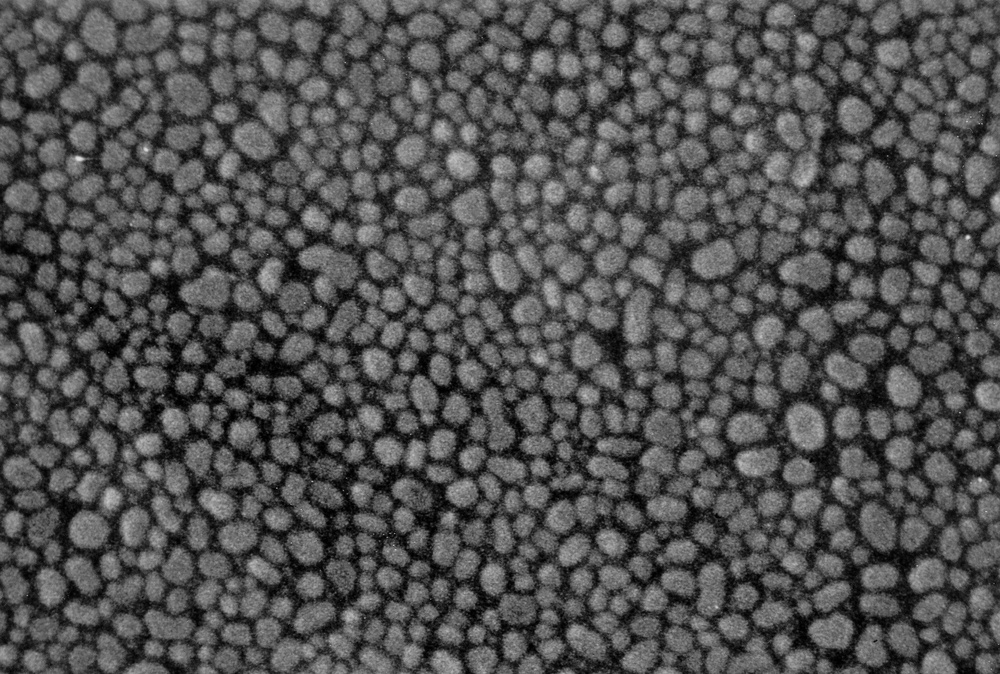
%> input picture pomble.jpg, 1000 x 674 px, shrunk from 2671 x 1800 before the run
$ octave Bomble1.m   (GNU Octave 9; MATLAB toolbox functions it lacks are replaced by stand-ins)
%> lines starting %> are read from the running program, lines starting %| are printed output that depends on the picture; in (x1, y1, x2, y2) boxes, pixels count from 0 and x2, y2 are one past the last pixel; in counts of white or black regions, pixels touching at a corner belong together; the program's own positions count from 1
clear
cla
clf
clc


a=imread('pomble.jpg');
%> a is the input picture: size 674x1000 uint8; min 0, max 224, mean 80.3
%b=img2bw(a,50);
b=imadjust(a,[15/255, 120/255]);
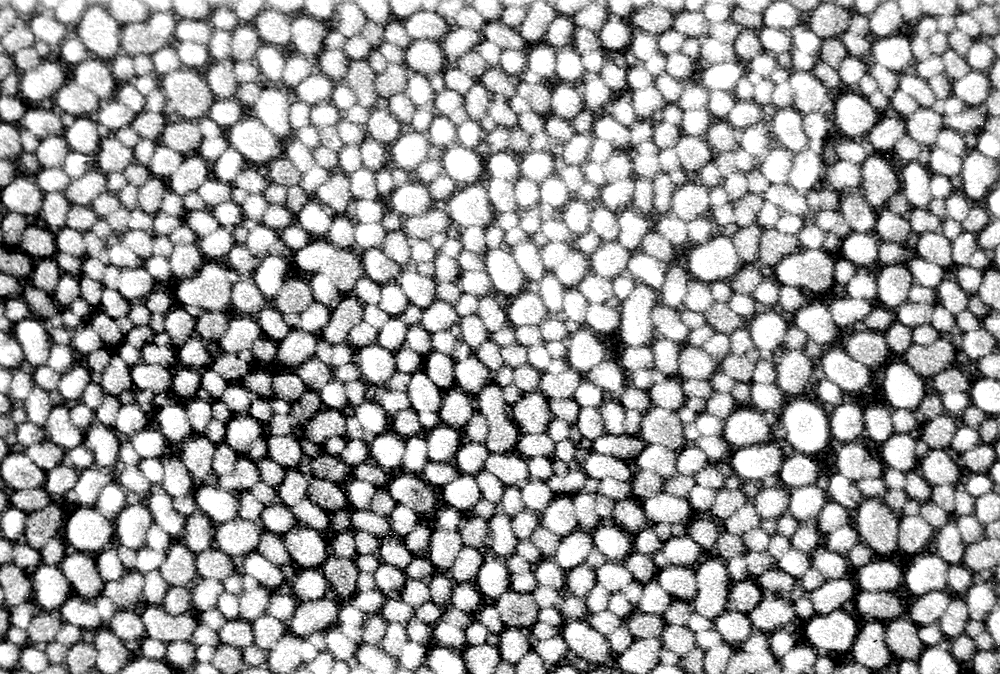
%> b: size 674x1000 uint8; min 0, max 255, mean 154
%imshow(b);
%figure;
c=medfilt2(b, [15 15]);
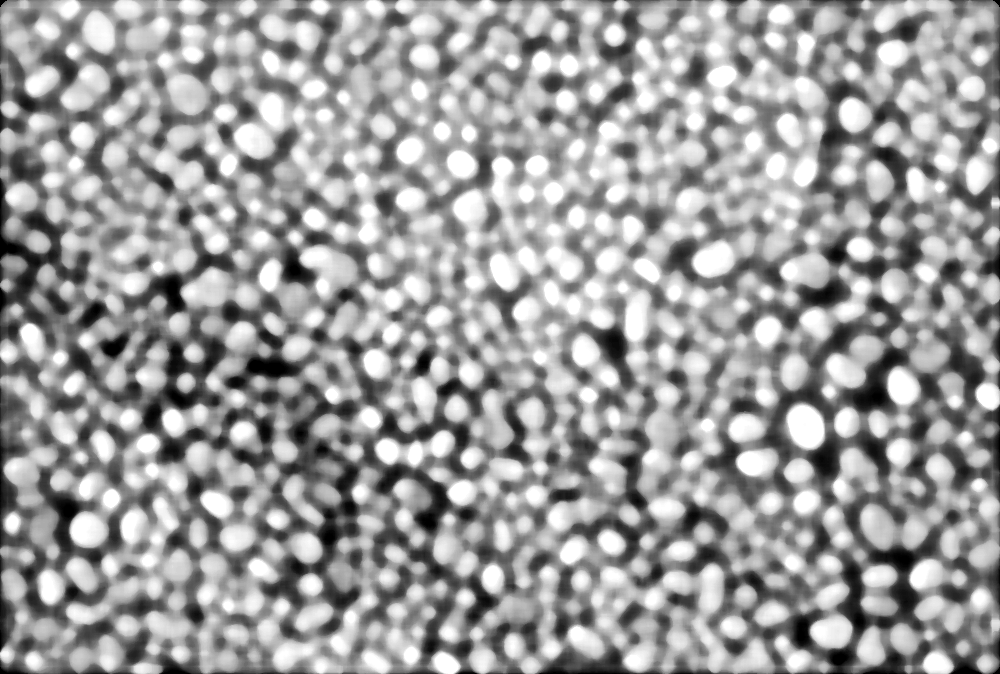
%> c: size 674x1000 uint8; min 0, max 255, mean 155.9
m=median(median(c))
%> m = 163
d=im2bw(c, 180/255.0);
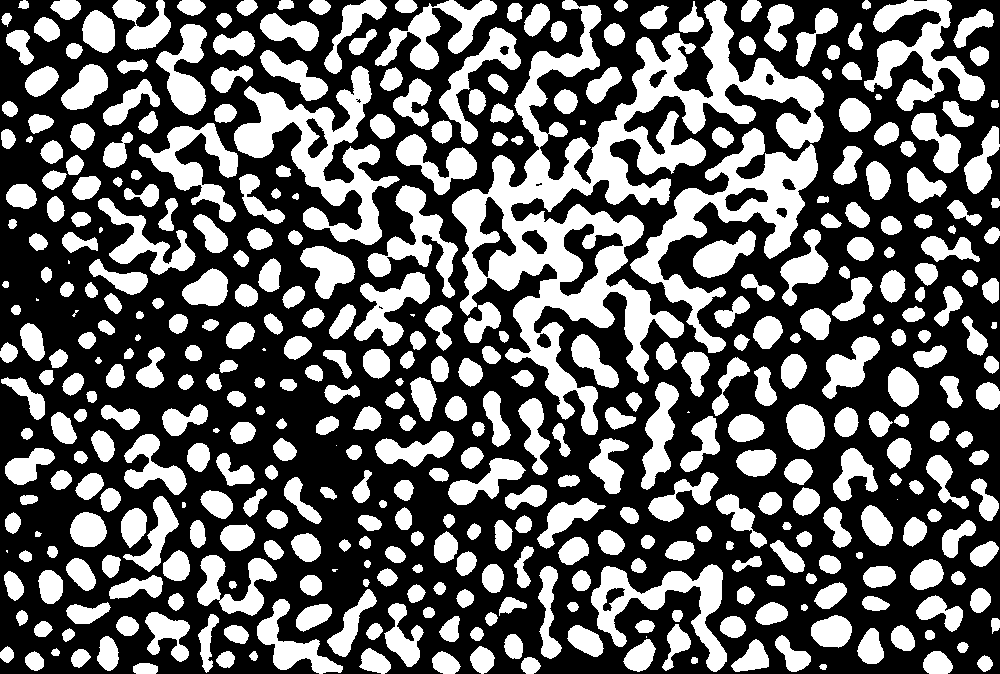
%> d: size 674x1000 logical; 39.3% white; 422 white regions (12 under 20 px)
%imshow(c);
subplot(2,2,1);
imshow(a);
subplot(2,2,2);
imshow(b);
subplot(2,2,3);
imshow(c);
subplot(2,2,4);
imshow(d);
%imhist(a); %Kolejne linie są zupełnie niepotrzebne
figure;
subplot(2,2,1);
imhist(a);
subplot(2,2,2);
imhist(b);
subplot(2,2,3);
imhist(c);
subplot(2,2,4);
imhist(d);
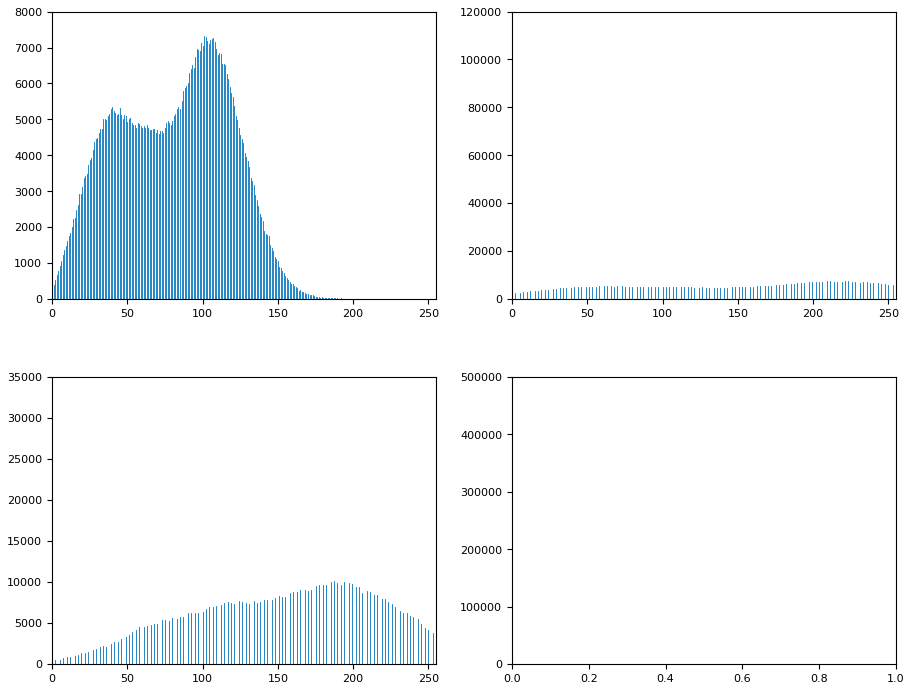
%> figure redrawn from the program's plot data, 4 panels; panel 1: highest point at x = 101, y = 7328; panel 2: highest point at x = 255, y = 103847; panel 3: highest point at x = 255, y = 33809

L=bwlabel(d);
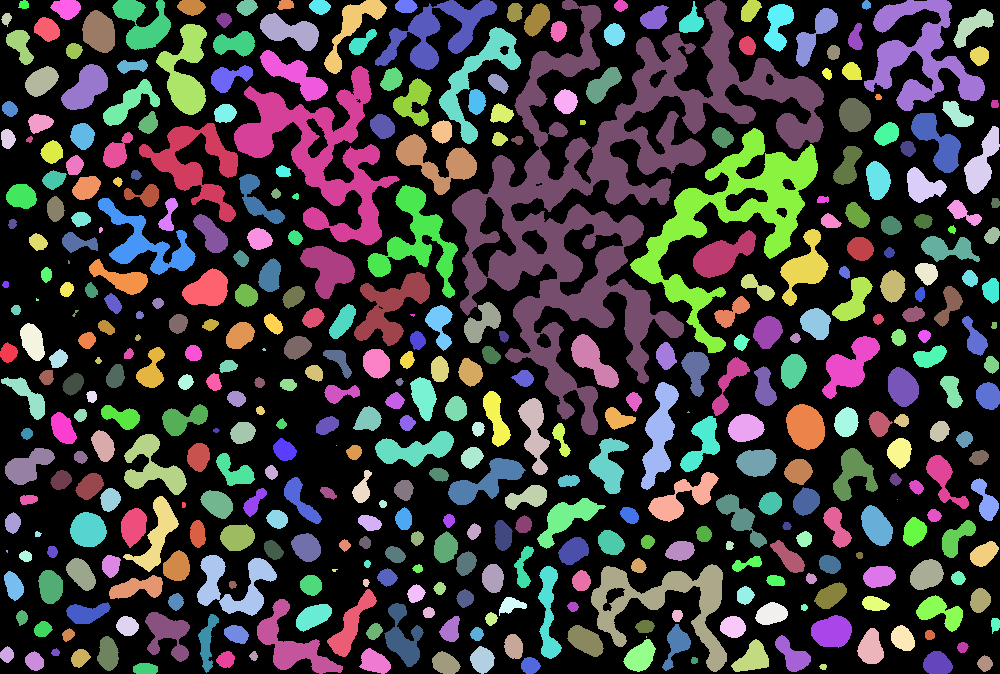
%> L: size 674x1000 double; 423 distinct labels, from 0 to 422; one colour per label, 0 black
s = regionprops(L, 'all');
%> s = 422 regions; largest, box (x1, y1, x2, y2), Area, Centroid, MajorAxisLength, MinorAxisLength and Eccentricity: (452, 0, 824, 435) 39407 [610.2 192.5] 457.7 266.5 0.813, (630, 128, 818, 353) 10330 [732 219.5] 249.2 130.9 0.851, (234, 66, 400, 245) 9518 [322.9 154.3] 197 133.8 0.734
figure;
%imshow(s(140).Image);
for i=1:size(s,1)
    p(i)=s(i).Area;
end
%> after the loop, p = 422 values, max 39407 at index 228, min 1 at index 177, mean 628.1
%hist(p, 25)
figure;
imshow(a);
hold on;
for i=1:size(s,1)
    x=s(i).Centroid;
    plot(x(1), x(2),'*r');
    hold on;
end
%> this loop made 422 passes
%> x on passes 1 to 3: [9.14 353.4], [7.61 655.3], [7.08 19.48]
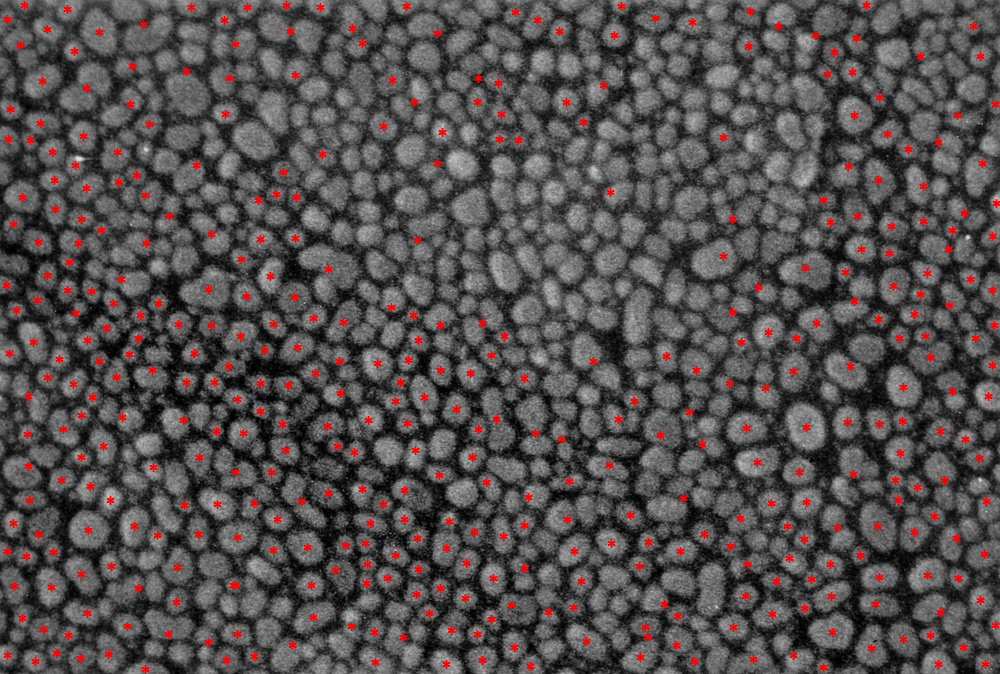
%> figure redrawn from the program's plot data
